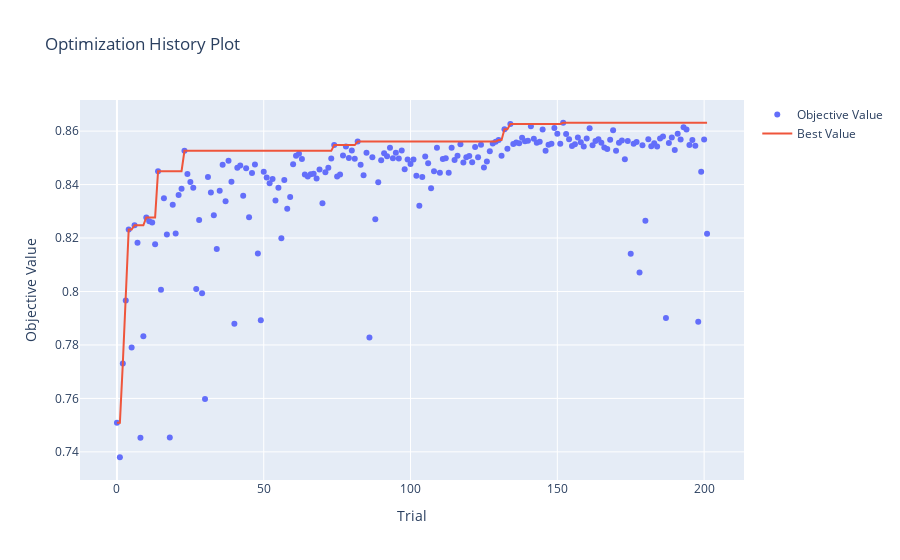

Notebook code for this chart:
### Markdown cell above
### 4.4.1 history plot

### Code cell
# import optuna.visualization as vis
fig1 = optuna.visualization.plot_optimization_history(study_tpe)
fig1.show()

### Figure 1 — Plotly figure (JSON) as saved in the notebook; plotly's stock layout.template omitted (floating-point values rounded to 4 significant figures; data arrays with more than 128 entries replaced by an {"elided": "..."} marker saying what was removed)
{"data": [{"mode": "markers", "name": "Objective Value", "type": "scatter", "x": {"elided": "202 int values"}, "y": {"elided": "202 float values"}}, {"name": "Best Value", "type": "scatter", "x": {"elided": "202 int values"}, "y": {"elided": "202 float values"}}], "layout": {"title": {"text": "Optimization History Plot"}, "xaxis": {"title": {"text": "Trial"}}, "yaxis": {"title": {"text": "Objective Value"}}}}
